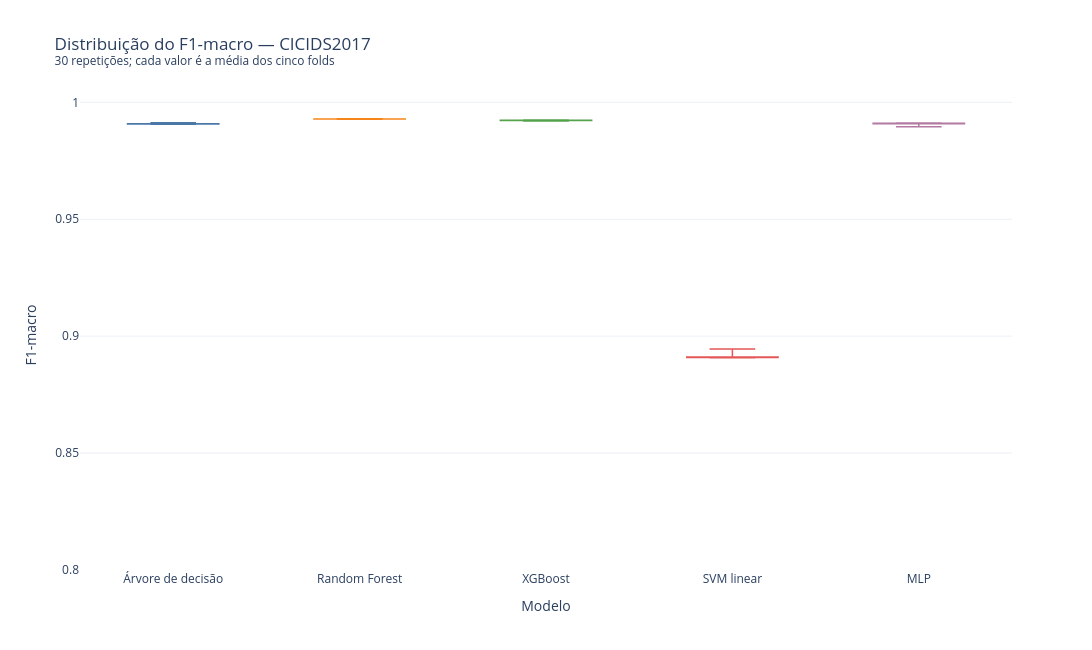
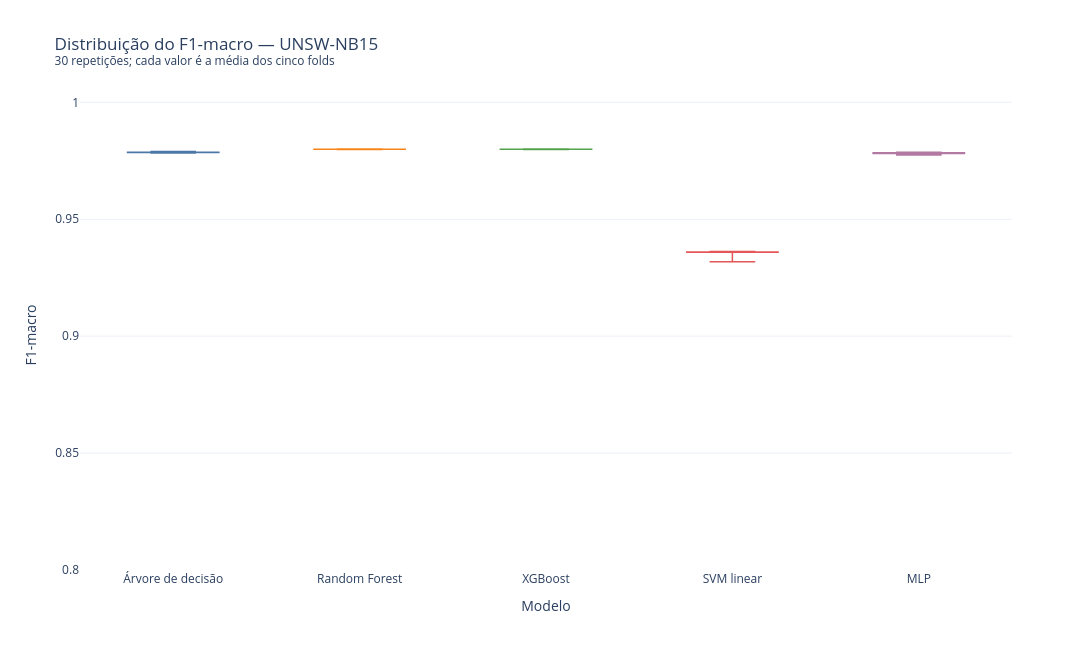
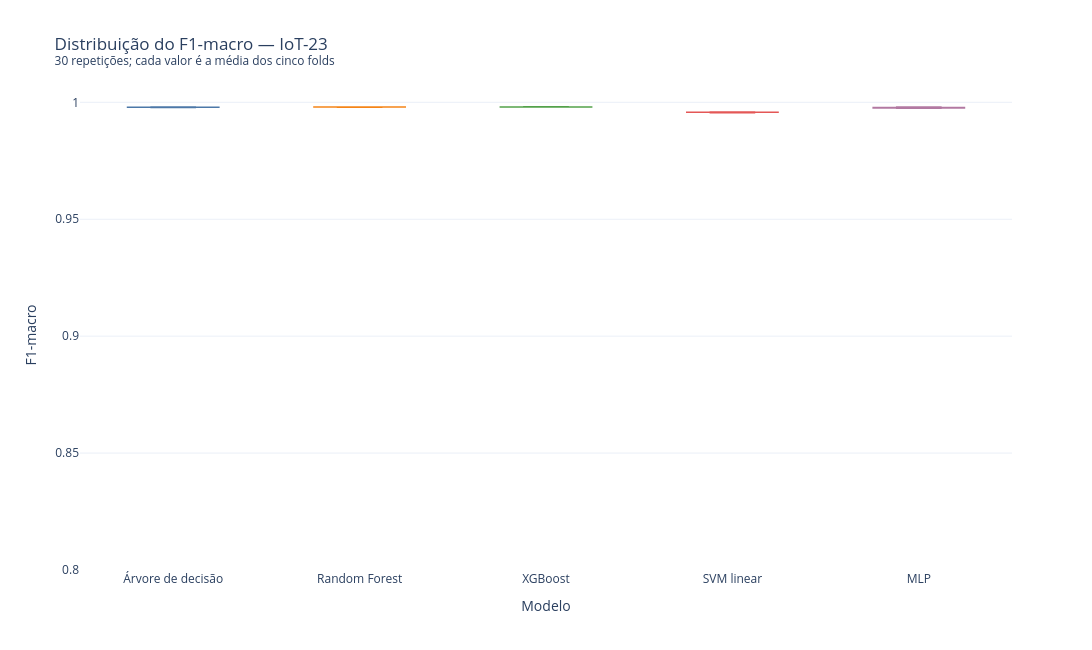

The code cell stored with these charts, in order, in its notebook:
### Code cell
boxplot_data = saved_repeat_results.copy()
boxplot_data["Modelo"] = boxplot_data["model"].map(MODEL_LABELS)

BOXPLOT_DIR = PRESENTATION_DIR / "boxplots"
BOXPLOT_DIR.mkdir(parents=True, exist_ok=True)

for training_source in TRAINING_SOURCE_ORDER:
    source_data = boxplot_data.loc[
        boxplot_data["training_source"].eq(training_source)
    ]
    boxplot_figure = px.box(
        source_data,
        x="Modelo",
        y="f1_macro",
        color="Modelo",
        points=False,
        color_discrete_map=MODEL_COLORS,
        category_orders={
            "Modelo": [MODEL_LABELS[model] for model in MODEL_ORDER],
        },
        labels={"f1_macro": "F1-macro"},
        title=(
            f"Distribuição do F1-macro — {SOURCE_LABELS[training_source]}"
            "<br><sup>30 repetições; cada valor é a média dos cinco folds</sup>"
        ),
    )
    boxplot_figure.update_traces(line={"width": 1.5})
    boxplot_figure.update_yaxes(range=[0.80, 1.001])
    boxplot_figure.update_layout(
        template="plotly_white",
        width=1100,
        height=650,
        showlegend=False,
    )
    boxplot_figure.write_image(
        BOXPLOT_DIR / f"f1_macro_{training_source}.png",
        scale=2,
    )
    display(boxplot_figure)

### Figure 1 — Plotly figure (JSON) as saved in the notebook; plotly's stock layout.template omitted (floating-point values rounded to 4 significant figures)
{"data": [{"alignmentgroup": "True", "boxpoints": false, "hovertemplate": "Modelo=%{x}<br>F1-macro=%{y}<extra></extra>", "legendgroup": "Árvore de decisão", "marker": {"color": "#4C78A8"}, "name": "Árvore de decisão", "notched": false, "offsetgroup": "Árvore de decisão", "orientation": "v", "showlegend": true, "x": ["Árvore de decisão", "Árvore de decisão", "Árvore de decisão", "Árvore de decisão", "Árvore de decisão", "Árvore de decisão", "Árvore de decisão", "Árvore de decisão", "Árvore de decisão", "Árvore de decisão", "Árvore de decisão", "Árvore de decisão", "Árvore de decisão", "Árvore de decisão", "Árvore de decisão", "Árvore de decisão", "Árvore de decisão", "Árvore de decisão", "Árvore de decisão", "Árvore de decisão", "Árvore de decisão", "Árvore de decisão", "Árvore de decisão", "Árvore de decisão", "Árvore de decisão", "Árvore de decisão", "Árvore de decisão", "Árvore de decisão", "Árvore de decisão", "Árvore de decisão"], "x0": " ", "xaxis": "x", "y": [0.9909, 0.9908, 0.9908, 0.9908, 0.9908, 0.9906, 0.9907, 0.9907, 0.9909, 0.9907, 0.9909, 0.9907, 0.9908, 0.991, 0.9913, 0.991, 0.991, 0.9907, 0.9909, 0.9907, 0.991, 0.9906, 0.9908, 0.9911, 0.9909, 0.9906, 0.9908, 0.9908, 0.9907, 0.9908], "y0": " ", "yaxis": "y", "type": "box", "line": {"width": 1.5}}, {"alignmentgroup": "True", "boxpoints": false, "hovertemplate": "Modelo=%{x}<br>F1-macro=%{y}<extra></extra>", "legendgroup": "Random Forest", "marker": {"color": "#F58518"}, "name": "Random Forest", "notched": false, "offsetgroup": "Random Forest", "orientation": "v", "showlegend": true, "x": ["Random Forest", "Random Forest", "Random Forest", "Random Forest", "Random Forest", "Random Forest", "Random Forest", "Random Forest", "Random Forest", "Random Forest", "Random Forest", "Random Forest", "Random Forest", "Random Forest", "Random Forest", "Random Forest", "Random Forest", "Random Forest", "Random Forest", "Random Forest", "Random Forest", "Random Forest", "Random Forest", "Random Forest", "Random Forest", "Random Forest", "Random Forest", "Random Forest", "Random Forest", "Random Forest"], "x0": " ", "xaxis": "x", "y": [0.9929, 0.9929, 0.9929, 0.9928, 0.9928, 0.9929, 0.9929, 0.9928, 0.9929, 0.9929, 0.9929, 0.9929, 0.9929, 0.9929, 0.9929, 0.9929, 0.993, 0.9928, 0.9929, 0.9929, 0.9929, 0.9928, 0.9928, 0.993, 0.9929, 0.9929, 0.9928, 0.9928, 0.9928, 0.9929], "y0": " ", "yaxis": "y", "type": "box", "line": {"width": 1.5}}, {"alignmentgroup": "True", "boxpoints": false, "hovertemplate": "Modelo=%{x}<br>F1-macro=%{y}<extra></extra>", "legendgroup": "XGBoost", "marker": {"color": "#54A24B"}, "name": "XGBoost", "notched": false, "offsetgroup": "XGBoost", "orientation": "v", "showlegend": true, "x": ["XGBoost", "XGBoost", "XGBoost", "XGBoost", "XGBoost", "XGBoost", "XGBoost", "XGBoost", "XGBoost", "XGBoost", "XGBoost", "XGBoost", "XGBoost", "XGBoost", "XGBoost", "XGBoost", "XGBoost", "XGBoost", "XGBoost", "XGBoost", "XGBoost", "XGBoost", "XGBoost", "XGBoost", "XGBoost", "XGBoost", "XGBoost", "XGBoost", "XGBoost", "XGBoost"], "x0": " ", "xaxis": "x", "y": [0.9924, 0.9923, 0.9922, 0.9923, 0.9923, 0.9922, 0.9921, 0.9922, 0.9923, 0.9924, 0.9923, 0.9924, 0.9923, 0.9923, 0.9923, 0.9923, 0.9922, 0.9924, 0.9923, 0.9923, 0.9924, 0.9922, 0.9923, 0.9922, 0.9923, 0.9923, 0.9923, 0.9922, 0.9923, 0.9922], "y0": " ", "yaxis": "y", "type": "box", "line": {"width": 1.5}}, {"alignmentgroup": "True", "boxpoints": false, "hovertemplate": "Modelo=%{x}<br>F1-macro=%{y}<extra></extra>", "legendgroup": "SVM linear", "marker": {"color": "#E45756"}, "name": "SVM linear", "notched": false, "offsetgroup": "SVM linear", "orientation": "v", "showlegend": true, "x": ["SVM linear", "SVM linear", "SVM linear", "SVM linear", "SVM linear", "SVM linear", "SVM linear", "SVM linear", "SVM linear", "SVM linear", "SVM linear", "SVM linear", "SVM linear", "SVM linear", "SVM linear", "SVM linear", "SVM linear", "SVM linear", "SVM linear", "SVM linear", "SVM linear", "SVM linear", "SVM linear", "SVM linear", "SVM linear", "SVM linear", "SVM linear", "SVM linear", "SVM linear", "SVM linear"], "x0": " ", "xaxis": "x", "y": [0.8909, 0.8907, 0.8911, 0.8908, 0.8911, 0.8912, 0.8911, 0.891, 0.8911, 0.891, 0.891, 0.891, 0.891, 0.8941, 0.8909, 0.8911, 0.8912, 0.8912, 0.8909, 0.8942, 0.8908, 0.8945, 0.891, 0.8909, 0.8911, 0.8911, 0.891, 0.8909, 0.8908, 0.8913], "y0": " ", "yaxis": "y", "type": "box", "line": {"width": 1.5}}, {"alignmentgroup": "True", "boxpoints": false, "hovertemplate": "Modelo=%{x}<br>F1-macro=%{y}<extra></extra>", "legendgroup": "MLP", "marker": {"color": "#B279A2"}, "name": "MLP", "notched": false, "offsetgroup": "MLP", "orientation": "v", "showlegend": true, "x": ["MLP", "MLP", "MLP", "MLP", "MLP", "MLP", "MLP", "MLP", "MLP", "MLP", "MLP", "MLP", "MLP", "MLP", "MLP", "MLP", "MLP", "MLP", "MLP", "MLP", "MLP", "MLP", "MLP", "MLP", "MLP", "MLP", "MLP", "MLP", "MLP", "MLP"], "x0": " ", "xaxis": "x", "y": [0.9911, 0.991, 0.9909, 0.9907, 0.9911, 0.9909, 0.991, 0.9912, 0.991, 0.9911, 0.9895, 0.9912, 0.9912, 0.991, 0.9911, 0.9909, 0.9904, 0.9908, 0.991, 0.991, 0.9912, 0.9909, 0.9909, 0.9911, 0.9912, 0.9909, 0.991, 0.9907, 0.9911, 0.9908], "y0": " ", "yaxis": "y", "type": "box", "line": {"width": 1.5}}], "layout": {"xaxis": {"anchor": "y", "domain": [0.0, 1.0], "title": {"text": "Modelo"}, "categoryorder": "array", "categoryarray": ["Árvore de decisão", "Random Forest", "XGBoost", "SVM linear", "MLP"]}, "yaxis": {"anchor": "x", "domain": [0.0, 1.0], "title": {"text": "F1-macro"}, "range": [0.8, 1.001]}, "legend": {"title": {"text": "Modelo"}, "tracegroupgap": 0}, "title": {"text": "Distribuição do F1-macro — CICIDS2017<br><sup>30 repetições; cada valor é a média dos cinco folds</sup>"}, "boxmode": "overlay", "width": 1100, "height": 650, "showlegend": false}}

### Figure 2 — Plotly figure (JSON) as saved in the notebook; plotly's stock layout.template omitted (floating-point values rounded to 4 significant figures)
{"data": [{"alignmentgroup": "True", "boxpoints": false, "hovertemplate": "Modelo=%{x}<br>F1-macro=%{y}<extra></extra>", "legendgroup": "Árvore de decisão", "marker": {"color": "#4C78A8"}, "name": "Árvore de decisão", "notched": false, "offsetgroup": "Árvore de decisão", "orientation": "v", "showlegend": true, "x": ["Árvore de decisão", "Árvore de decisão", "Árvore de decisão", "Árvore de decisão", "Árvore de decisão", "Árvore de decisão", "Árvore de decisão", "Árvore de decisão", "Árvore de decisão", "Árvore de decisão", "Árvore de decisão", "Árvore de decisão", "Árvore de decisão", "Árvore de decisão", "Árvore de decisão", "Árvore de decisão", "Árvore de decisão", "Árvore de decisão", "Árvore de decisão", "Árvore de decisão", "Árvore de decisão", "Árvore de decisão", "Árvore de decisão", "Árvore de decisão", "Árvore de decisão", "Árvore de decisão", "Árvore de decisão", "Árvore de decisão", "Árvore de decisão", "Árvore de decisão"], "x0": " ", "xaxis": "x", "y": [0.9787, 0.9787, 0.9788, 0.9788, 0.9789, 0.9784, 0.9786, 0.9785, 0.9785, 0.9787, 0.9787, 0.9787, 0.9786, 0.9788, 0.9784, 0.9787, 0.9786, 0.9787, 0.9788, 0.9786, 0.9786, 0.9787, 0.9787, 0.9789, 0.9786, 0.9786, 0.979, 0.9787, 0.9786, 0.9787], "y0": " ", "yaxis": "y", "type": "box", "line": {"width": 1.5}}, {"alignmentgroup": "True", "boxpoints": false, "hovertemplate": "Modelo=%{x}<br>F1-macro=%{y}<extra></extra>", "legendgroup": "Random Forest", "marker": {"color": "#F58518"}, "name": "Random Forest", "notched": false, "offsetgroup": "Random Forest", "orientation": "v", "showlegend": true, "x": ["Random Forest", "Random Forest", "Random Forest", "Random Forest", "Random Forest", "Random Forest", "Random Forest", "Random Forest", "Random Forest", "Random Forest", "Random Forest", "Random Forest", "Random Forest", "Random Forest", "Random Forest", "Random Forest", "Random Forest", "Random Forest", "Random Forest", "Random Forest", "Random Forest", "Random Forest", "Random Forest", "Random Forest", "Random Forest", "Random Forest", "Random Forest", "Random Forest", "Random Forest", "Random Forest"], "x0": " ", "xaxis": "x", "y": [0.98, 0.9799, 0.9799, 0.98, 0.98, 0.9799, 0.9799, 0.9799, 0.9799, 0.9799, 0.98, 0.98, 0.9799, 0.98, 0.9799, 0.9799, 0.98, 0.9799, 0.9801, 0.9799, 0.98, 0.9799, 0.98, 0.9799, 0.98, 0.98, 0.98, 0.98, 0.98, 0.98], "y0": " ", "yaxis": "y", "type": "box", "line": {"width": 1.5}}, {"alignmentgroup": "True", "boxpoints": false, "hovertemplate": "Modelo=%{x}<br>F1-macro=%{y}<extra></extra>", "legendgroup": "XGBoost", "marker": {"color": "#54A24B"}, "name": "XGBoost", "notched": false, "offsetgroup": "XGBoost", "orientation": "v", "showlegend": true, "x": ["XGBoost", "XGBoost", "XGBoost", "XGBoost", "XGBoost", "XGBoost", "XGBoost", "XGBoost", "XGBoost", "XGBoost", "XGBoost", "XGBoost", "XGBoost", "XGBoost", "XGBoost", "XGBoost", "XGBoost", "XGBoost", "XGBoost", "XGBoost", "XGBoost", "XGBoost", "XGBoost", "XGBoost", "XGBoost", "XGBoost", "XGBoost", "XGBoost", "XGBoost", "XGBoost"], "x0": " ", "xaxis": "x", "y": [0.98, 0.98, 0.9799, 0.98, 0.98, 0.9798, 0.9799, 0.9799, 0.9799, 0.9799, 0.9799, 0.98, 0.9799, 0.9799, 0.9799, 0.9799, 0.9799, 0.9799, 0.98, 0.9799, 0.9799, 0.9799, 0.9799, 0.9799, 0.98, 0.98, 0.9799, 0.9799, 0.9799, 0.98], "y0": " ", "yaxis": "y", "type": "box", "line": {"width": 1.5}}, {"alignmentgroup": "True", "boxpoints": false, "hovertemplate": "Modelo=%{x}<br>F1-macro=%{y}<extra></extra>", "legendgroup": "SVM linear", "marker": {"color": "#E45756"}, "name": "SVM linear", "notched": false, "offsetgroup": "SVM linear", "orientation": "v", "showlegend": true, "x": ["SVM linear", "SVM linear", "SVM linear", "SVM linear", "SVM linear", "SVM linear", "SVM linear", "SVM linear", "SVM linear", "SVM linear", "SVM linear", "SVM linear", "SVM linear", "SVM linear", "SVM linear", "SVM linear", "SVM linear", "SVM linear", "SVM linear", "SVM linear", "SVM linear", "SVM linear", "SVM linear", "SVM linear", "SVM linear", "SVM linear", "SVM linear", "SVM linear", "SVM linear", "SVM linear"], "x0": " ", "xaxis": "x", "y": [0.9359, 0.9359, 0.9359, 0.9359, 0.9361, 0.9362, 0.9353, 0.9361, 0.9361, 0.9359, 0.936, 0.9359, 0.9359, 0.9341, 0.9323, 0.9359, 0.932, 0.9359, 0.936, 0.9361, 0.9345, 0.936, 0.936, 0.9359, 0.9359, 0.9359, 0.9361, 0.9318, 0.9322, 0.9361], "y0": " ", "yaxis": "y", "type": "box", "line": {"width": 1.5}}, {"alignmentgroup": "True", "boxpoints": false, "hovertemplate": "Modelo=%{x}<br>F1-macro=%{y}<extra></extra>", "legendgroup": "MLP", "marker": {"color": "#B279A2"}, "name": "MLP", "notched": false, "offsetgroup": "MLP", "orientation": "v", "showlegend": true, "x": ["MLP", "MLP", "MLP", "MLP", "MLP", "MLP", "MLP", "MLP", "MLP", "MLP", "MLP", "MLP", "MLP", "MLP", "MLP", "MLP", "MLP", "MLP", "MLP", "MLP", "MLP", "MLP", "MLP", "MLP", "MLP", "MLP", "MLP", "MLP", "MLP", "MLP"], "x0": " ", "xaxis": "x", "y": [0.9786, 0.9783, 0.9784, 0.9784, 0.9783, 0.978, 0.9782, 0.9779, 0.9781, 0.9783, 0.9781, 0.9781, 0.9782, 0.9782, 0.9782, 0.9786, 0.9786, 0.9786, 0.9782, 0.9784, 0.9783, 0.978, 0.978, 0.978, 0.9774, 0.9784, 0.9778, 0.9785, 0.9783, 0.9784], "y0": " ", "yaxis": "y", "type": "box", "line": {"width": 1.5}}], "layout": {"xaxis": {"anchor": "y", "domain": [0.0, 1.0], "title": {"text": "Modelo"}, "categoryorder": "array", "categoryarray": ["Árvore de decisão", "Random Forest", "XGBoost", "SVM linear", "MLP"]}, "yaxis": {"anchor": "x", "domain": [0.0, 1.0], "title": {"text": "F1-macro"}, "range": [0.8, 1.001]}, "legend": {"title": {"text": "Modelo"}, "tracegroupgap": 0}, "title": {"text": "Distribuição do F1-macro — UNSW-NB15<br><sup>30 repetições; cada valor é a média dos cinco folds</sup>"}, "boxmode": "overlay", "width": 1100, "height": 650, "showlegend": false}}

### Figure 3 — Plotly figure (JSON) as saved in the notebook; plotly's stock layout.template omitted (floating-point values rounded to 4 significant figures)
{"data": [{"alignmentgroup": "True", "boxpoints": false, "hovertemplate": "Modelo=%{x}<br>F1-macro=%{y}<extra></extra>", "legendgroup": "Árvore de decisão", "marker": {"color": "#4C78A8"}, "name": "Árvore de decisão", "notched": false, "offsetgroup": "Árvore de decisão", "orientation": "v", "showlegend": true, "x": ["Árvore de decisão", "Árvore de decisão", "Árvore de decisão", "Árvore de decisão", "Árvore de decisão", "Árvore de decisão", "Árvore de decisão", "Árvore de decisão", "Árvore de decisão", "Árvore de decisão", "Árvore de decisão", "Árvore de decisão", "Árvore de decisão", "Árvore de decisão", "Árvore de decisão", "Árvore de decisão", "Árvore de decisão", "Árvore de decisão", "Árvore de decisão", "Árvore de decisão", "Árvore de decisão", "Árvore de decisão", "Árvore de decisão", "Árvore de decisão", "Árvore de decisão", "Árvore de decisão", "Árvore de decisão", "Árvore de decisão", "Árvore de decisão", "Árvore de decisão"], "x0": " ", "xaxis": "x", "y": [0.9979, 0.9979, 0.9978, 0.9979, 0.9979, 0.9979, 0.9978, 0.998, 0.9979, 0.9978, 0.9979, 0.9979, 0.9979, 0.9979, 0.9978, 0.9979, 0.9979, 0.998, 0.9979, 0.9979, 0.9978, 0.998, 0.9979, 0.9979, 0.9979, 0.9979, 0.9979, 0.998, 0.9979, 0.9979], "y0": " ", "yaxis": "y", "type": "box", "line": {"width": 1.5}}, {"alignmentgroup": "True", "boxpoints": false, "hovertemplate": "Modelo=%{x}<br>F1-macro=%{y}<extra></extra>", "legendgroup": "Random Forest", "marker": {"color": "#F58518"}, "name": "Random Forest", "notched": false, "offsetgroup": "Random Forest", "orientation": "v", "showlegend": true, "x": ["Random Forest", "Random Forest", "Random Forest", "Random Forest", "Random Forest", "Random Forest", "Random Forest", "Random Forest", "Random Forest", "Random Forest", "Random Forest", "Random Forest", "Random Forest", "Random Forest", "Random Forest", "Random Forest", "Random Forest", "Random Forest", "Random Forest", "Random Forest", "Random Forest", "Random Forest", "Random Forest", "Random Forest", "Random Forest", "Random Forest", "Random Forest", "Random Forest", "Random Forest", "Random Forest"], "x0": " ", "xaxis": "x", "y": [0.998, 0.998, 0.998, 0.9979, 0.998, 0.998, 0.998, 0.998, 0.998, 0.998, 0.9979, 0.998, 0.998, 0.998, 0.998, 0.998, 0.998, 0.998, 0.9979, 0.998, 0.998, 0.998, 0.998, 0.998, 0.998, 0.998, 0.998, 0.998, 0.998, 0.998], "y0": " ", "yaxis": "y", "type": "box", "line": {"width": 1.5}}, {"alignmentgroup": "True", "boxpoints": false, "hovertemplate": "Modelo=%{x}<br>F1-macro=%{y}<extra></extra>", "legendgroup": "XGBoost", "marker": {"color": "#54A24B"}, "name": "XGBoost", "notched": false, "offsetgroup": "XGBoost", "orientation": "v", "showlegend": true, "x": ["XGBoost", "XGBoost", "XGBoost", "XGBoost", "XGBoost", "XGBoost", "XGBoost", "XGBoost", "XGBoost", "XGBoost", "XGBoost", "XGBoost", "XGBoost", "XGBoost", "XGBoost", "XGBoost", "XGBoost", "XGBoost", "XGBoost", "XGBoost", "XGBoost", "XGBoost", "XGBoost", "XGBoost", "XGBoost", "XGBoost", "XGBoost", "XGBoost", "XGBoost", "XGBoost"], "x0": " ", "xaxis": "x", "y": [0.9981, 0.9981, 0.9981, 0.998, 0.998, 0.9981, 0.998, 0.9981, 0.998, 0.998, 0.998, 0.998, 0.998, 0.998, 0.9981, 0.9981, 0.998, 0.998, 0.998, 0.998, 0.998, 0.9981, 0.998, 0.9981, 0.998, 0.998, 0.998, 0.998, 0.998, 0.998], "y0": " ", "yaxis": "y", "type": "box", "line": {"width": 1.5}}, {"alignmentgroup": "True", "boxpoints": false, "hovertemplate": "Modelo=%{x}<br>F1-macro=%{y}<extra></extra>", "legendgroup": "SVM linear", "marker": {"color": "#E45756"}, "name": "SVM linear", "notched": false, "offsetgroup": "SVM linear", "orientation": "v", "showlegend": true, "x": ["SVM linear", "SVM linear", "SVM linear", "SVM linear", "SVM linear", "SVM linear", "SVM linear", "SVM linear", "SVM linear", "SVM linear", "SVM linear", "SVM linear", "SVM linear", "SVM linear", "SVM linear", "SVM linear", "SVM linear", "SVM linear", "SVM linear", "SVM linear", "SVM linear", "SVM linear", "SVM linear", "SVM linear", "SVM linear", "SVM linear", "SVM linear", "SVM linear", "SVM linear", "SVM linear"], "x0": " ", "xaxis": "x", "y": [0.9957, 0.9956, 0.9957, 0.9957, 0.9957, 0.9958, 0.9958, 0.9957, 0.9957, 0.9957, 0.9958, 0.9958, 0.9958, 0.9958, 0.9957, 0.9957, 0.9957, 0.9957, 0.9957, 0.9957, 0.9957, 0.9957, 0.9957, 0.9957, 0.9958, 0.9957, 0.9957, 0.9957, 0.9957, 0.9957], "y0": " ", "yaxis": "y", "type": "box", "line": {"width": 1.5}}, {"alignmentgroup": "True", "boxpoints": false, "hovertemplate": "Modelo=%{x}<br>F1-macro=%{y}<extra></extra>", "legendgroup": "MLP", "marker": {"color": "#B279A2"}, "name": "MLP", "notched": false, "offsetgroup": "MLP", "orientation": "v", "showlegend": true, "x": ["MLP", "MLP", "MLP", "MLP", "MLP", "MLP", "MLP", "MLP", "MLP", "MLP", "MLP", "MLP", "MLP", "MLP", "MLP", "MLP", "MLP", "MLP", "MLP", "MLP", "MLP", "MLP", "MLP", "MLP", "MLP", "MLP", "MLP", "MLP", "MLP", "MLP"], "x0": " ", "xaxis": "x", "y": [0.9977, 0.9979, 0.9975, 0.9975, 0.9978, 0.9976, 0.9975, 0.9979, 0.998, 0.9978, 0.9977, 0.9977, 0.9976, 0.9977, 0.9977, 0.9976, 0.9978, 0.9975, 0.9977, 0.9975, 0.9979, 0.9976, 0.9978, 0.9976, 0.9976, 0.9975, 0.9976, 0.9978, 0.9977, 0.9977], "y0": " ", "yaxis": "y", "type": "box", "line": {"width": 1.5}}], "layout": {"xaxis": {"anchor": "y", "domain": [0.0, 1.0], "title": {"text": "Modelo"}, "categoryorder": "array", "categoryarray": ["Árvore de decisão", "Random Forest", "XGBoost", "SVM linear", "MLP"]}, "yaxis": {"anchor": "x", "domain": [0.0, 1.0], "title": {"text": "F1-macro"}, "range": [0.8, 1.001]}, "legend": {"title": {"text": "Modelo"}, "tracegroupgap": 0}, "title": {"text": "Distribuição do F1-macro — IoT-23<br><sup>30 repetições; cada valor é a média dos cinco folds</sup>"}, "boxmode": "overlay", "width": 1100, "height": 650, "showlegend": false}}
